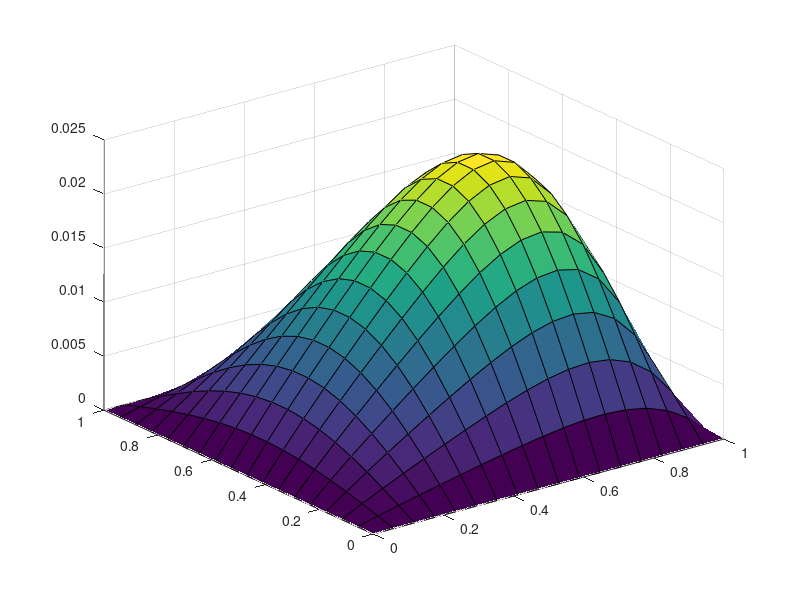

MATLAB code for this plot:
clear all;
clc;

m=16;
h=1/(m+1);
U=zeros(m+2);
x=0:h:1; y=0:h:1;
[X,Y]=meshgrid(x,y);
g=@(x,y) exp(pi.*x).*sin(pi.*y)+(0.5.*(x.*y).^2);
f=@(x,y) (x.^2)+(y.^2);
F=f(X,Y);
U(1,:)=0;
U(m+2,:)=0.5.*(x.^2);
U(:,1)=sin(pi.*y);
U(:,m+2)=exp(pi).*sin(pi.*y)+(0.5.*(y.^2));
max_iter=300;
for iter=0:max_iter
    for j=2:m+1
        for i=2:m+1
            U(i,j)=0.25*(U(i-1,j)+U(i+1,j)+U(i,j-1)+U(i,j+1)-(h^2*F(i,j)));
        end
    end
end

Utrue=g(X,Y);

surf(X,Y,abs(U-Utrue))